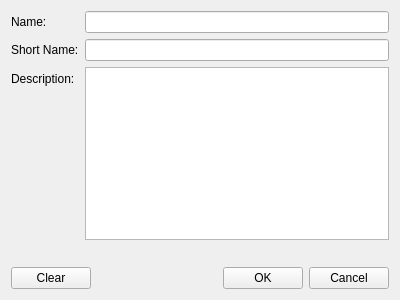
<?xml version="1.0" encoding="UTF-8"?>
<ui version="4.0">
 <class>SignalSlotExample</class>
 <widget class="QWidget" name="SignalSlotExample">
  <property name="geometry">
   <rect>
    <x>0</x>
    <y>0</y>
    <width>400</width>
    <height>300</height>
   </rect>
  </property>
  <property name="windowTitle">
   <string>Form</string>
  </property>
  <layout class="QVBoxLayout" name="verticalLayout">
   <item>
    <layout class="QFormLayout" name="formLayout">
     <item row="0" column="0">
      <widget class="QLabel" name="nameLabel">
       <property name="text">
        <string>Name:</string>
       </property>
      </widget>
     </item>
     <item row="0" column="1">
      <widget class="QLineEdit" name="nameLineEdit"/>
     </item>
     <item row="1" column="0">
      <widget class="QLabel" name="shortNameLabel">
       <property name="text">
        <string>Short Name:</string>
       </property>
      </widget>
     </item>
     <item row="1" column="1">
      <widget class="QLineEdit" name="shortNameLineEdit"/>
     </item>
     <item row="2" column="0">
      <widget class="QLabel" name="descriptionLabel">
       <property name="text">
        <string>Description:</string>
       </property>
      </widget>
     </item>
     <item row="2" column="1">
      <widget class="QTextEdit" name="descriptionTextEdit"/>
     </item>
    </layout>
   </item>
   <item>
    <spacer name="verticalSpacer">
     <property name="orientation">
      <enum>Qt::Vertical</enum>
     </property>
     <property name="sizeHint" stdset="0">
      <size>
       <width>20</width>
       <height>40</height>
      </size>
     </property>
    </spacer>
   </item>
   <item>
    <layout class="QHBoxLayout" name="horizontalLayout">
     <item>
      <widget class="QPushButton" name="clearButton">
       <property name="text">
        <string>Clear</string>
       </property>
      </widget>
     </item>
     <item>
      <spacer name="horizontalSpacer">
       <property name="orientation">
        <enum>Qt::Horizontal</enum>
       </property>
       <property name="sizeHint" stdset="0">
        <size>
         <width>40</width>
         <height>20</height>
        </size>
       </property>
      </spacer>
     </item>
     <item>
      <widget class="QPushButton" name="okButton">
       <property name="text">
        <string>OK</string>
       </property>
      </widget>
     </item>
     <item>
      <widget class="QPushButton" name="cancelButton">
       <property name="text">
        <string>Cancel</string>
       </property>
      </widget>
     </item>
    </layout>
   </item>
  </layout>
 </widget>
 <resources/>
 <connections>
  <connection>
   <sender>okButton</sender>
   <signal>clicked()</signal>
   <receiver>SignalSlotExample</receiver>
   <slot>close()</slot>
   <hints>
    <hint type="sourcelabel">
     <x>287</x>
     <y>268</y>
    </hint>
    <hint type="destinationlabel">
     <x>196</x>
     <y>-12</y>
    </hint>
   </hints>
  </connection>
  <connection>
   <sender>cancelButton</sender>
   <signal>clicked()</signal>
   <receiver>SignalSlotExample</receiver>
   <slot>close()</slot>
   <hints>
    <hint type="sourcelabel">
     <x>355</x>
     <y>280</y>
    </hint>
    <hint type="destinationlabel">
     <x>242</x>
     <y>-13</y>
    </hint>
   </hints>
  </connection>
  <connection>
   <sender>clearButton</sender>
   <signal>clicked()</signal>
   <receiver>nameLineEdit</receiver>
   <slot>clear()</slot>
   <hints>
    <hint type="sourcelabel">
     <x>66</x>
     <y>274</y>
    </hint>
    <hint type="destinationlabel">
     <x>139</x>
     <y>18</y>
    </hint>
   </hints>
  </connection>
  <connection>
   <sender>clearButton</sender>
   <signal>clicked()</signal>
   <receiver>descriptionTextEdit</receiver>
   <slot>clear()</slot>
   <hints>
    <hint type="sourcelabel">
     <x>47</x>
     <y>278</y>
    </hint>
    <hint type="destinationlabel">
     <x>232</x>
     <y>147</y>
    </hint>
   </hints>
  </connection>
 </connections>
</ui>
